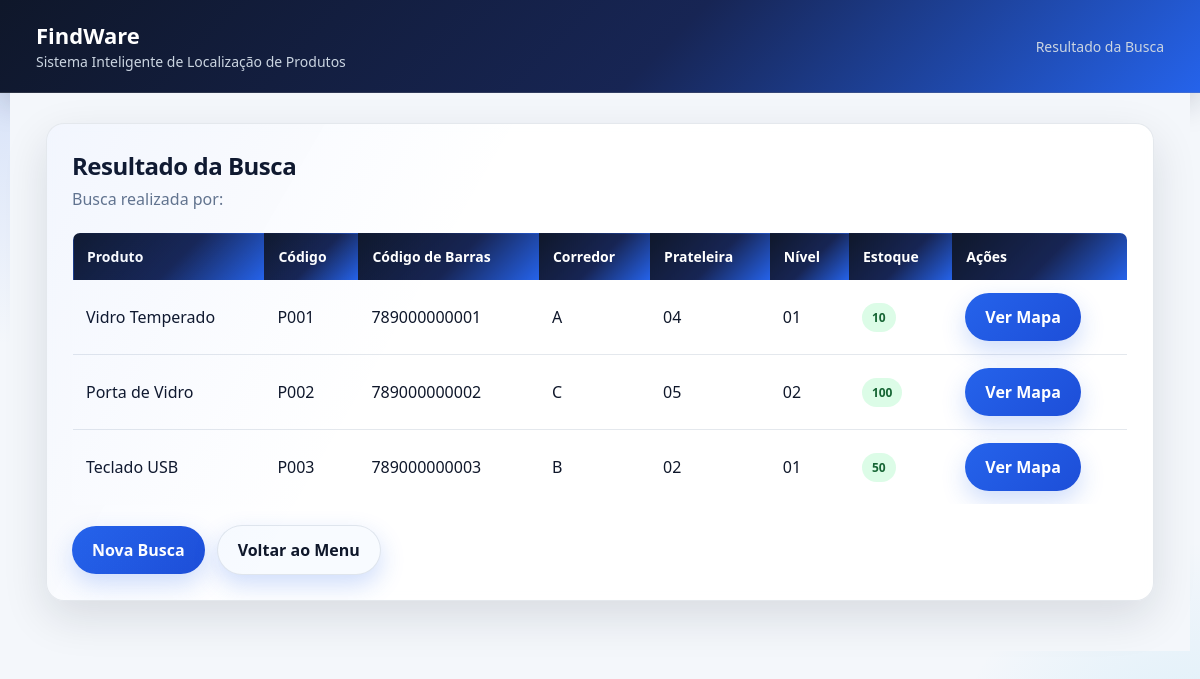
The page /resultado_busca.php on the database its author committed.
### tables this page shows
CREATE TABLE produtos (
    id INT AUTO_INCREMENT PRIMARY KEY,
    nome VARCHAR(150) NOT NULL,
    codigo VARCHAR(50) NOT NULL UNIQUE,
    codigo_barras VARCHAR(100) UNIQUE,
    corredor VARCHAR(10) NOT NULL,
    prateleira VARCHAR(10) NOT NULL,
    nivel VARCHAR(10) NOT NULL,
    estoque INT NOT NULL DEFAULT 0,
    criado_em TIMESTAMP DEFAULT CURRENT_TIMESTAMP
);

### conectar.php (called while the page is built, shortened)
<?php
function esc($conn, $valor) {
    return mysqli_real_escape_string($conn, trim($valor));
}
function h($valor) {
    return htmlspecialchars($valor, ENT_QUOTES, 'UTF-8');
}
?>

### resultado_busca.php (the view, shortened to what this page needs)
<?php
include "conectar.php";
$busca = esc($conn, $_GET['busca'] ?? '');
$sql = "SELECT * FROM produtos
WHERE nome LIKE '%$busca%'
OR codigo LIKE '%$busca%'
OR codigo_barras LIKE '%$busca%'";
$resultado = mysqli_query($conn, $sql);
?>
<!DOCTYPE html>
<html lang="pt-BR">
<head>
<link rel="stylesheet" href="assets/style.css">
</head>
<body>
<div class="topo">
    <div>
        <h1>FindWare</h1>
        <span>Sistema Inteligente de Localização de Produtos</span>
    </div>
    <span>Resultado da Busca</span>
</div>
<div class="container">
    <div class="card">
        <div class="titulo">
            <h2>Resultado da Busca</h2>
            <p>Busca realizada por: <strong><?php echo h($busca); ?></strong></p>
        </div>
        <div class="tabela-container">
            <table>
                <tr>
                    <th>Produto</th>
                    <th>Código</th>
                    <th>Código de Barras</th>
                    <th>Corredor</th>
                    <th>Prateleira</th>
                    <th>Nível</th>
                    <th>Estoque</th>
                    <th>Ações</th>
                </tr>
                <?php if(mysqli_num_rows($resultado) > 0): ?>
                    <?php while($produto = mysqli_fetch_assoc($resultado)): ?>
                    <tr>
                        <td><?php echo h($produto['nome']); ?></td>
                        <td><?php echo h($produto['codigo']); ?></td>
                        <td><?php echo h($produto['codigo_barras']); ?></td>
                        <td><?php echo h($produto['corredor']); ?></td>
                        <td><?php echo h($produto['prateleira']); ?></td>
                        <td><?php echo h($produto['nivel']); ?></td>
                        <td>
                            <span class="badge-estoque <?php echo $produto['estoque'] <= 5 ? 'estoque-baixo' : 'estoque-ok'; ?>">
                                <?php echo h($produto['estoque']); ?>
                            </span>
                        </td>
                        <td>
                            <a href="mapa.php?busca=<?php echo urlencode($produto['codigo']); ?>" class="btn">
                                Ver Mapa
                            </a>
                        </td>
                    </tr>
                    <?php endwhile; ?>
                <?php endif; ?>
            </table>
        </div>
        <div class="acoes">
            <a href="buscar_produto.php" class="btn">Nova Busca</a>
            <a href="menu.php" class="btn btn-secundario">Voltar ao Menu</a>
        </div>
    </div>
</div>
</body>
</html>

### assets/style.css (style rules this page uses)
* { margin: 0; padding: 0; box-sizing: border-box; font-family: 'Segoe UI', Roboto, Arial, sans-serif; }
:root { --bg: #f4f7fb; --topo: linear-gradient(135deg, #0f172a 0%, #172554 55%, #2563eb 100%); --card: rgba(255, 255, 255, 0.92); --card-secundario: #f8fbff; --texto: #0f172a; --texto-suave: #64748b; --texto-claro: #cbd5e1; --borda: rgba(148, 163, 184, 0.25); --input-bg: #ffffff; --input-borda: #cbd5e1; --botao: linear-gradient(135deg, #2563eb 0%, #1d4ed8 100%); --botao-hover: linear-gradient(135deg, #1d4ed8 0%, #1e40af 100%); --verde: #15803d; --vermelho: #b91c1c; --laranja: #d97706; --shadow: 0 16px 45px rgba(15, 23, 42, 0.12); }
body { background: radial-gradient(circle at top left, rgba(37, 99, 235, 0.18), transparent 24%), radial-gradient(circle at bottom right, rgba(14, 165, 233, 0.12), transparent 18%), var(--bg); color: var(--texto); min-height: 100vh; }
.container { max-width: 1180px; margin: 0 auto; }
.topo { min-height: 78px; background: var(--topo); color: white; display: flex; align-items: center; justify-content: space-between; padding: 20px 36px; border-bottom: 1px solid rgba(255,255,255,0.12); box-shadow: 0 10px 30px rgba(15, 23, 42, 0.18); }
.topo h1 { font-size: 22px; color: white; }
.topo span, .topo p { color: var(--texto-claro); font-size: 14px; }
.container { padding: 30px 36px; background: var(--bg); }
.titulo { margin-bottom: 22px; }
.titulo h2 { color: var(--texto); font-size: 24px; letter-spacing: -0.02em; }
.titulo p { color: var(--texto-suave); margin-top: 6px; }
.card, .area-menu, .card-indicador, .busca-sinal, .mapa-area, .info-produto, .qr-box, .scanner-box, .dicas, .resumo, .audio-box, .localizacao-destaque, .form-atualizar, .resultado-card { background: var(--card); border: 1px solid var(--borda); color: var(--texto); }
.card { border-radius: 18px; padding: 25px; margin-bottom: 20px; box-shadow: var(--shadow); backdrop-filter: blur(10px); position: relative; overflow: hidden; }
.card::before { content: ""; position: absolute; inset: 0; background: linear-gradient(120deg, rgba(37, 99, 235, 0.06), transparent 35%); pointer-events: none; }
button, .btn { background: var(--botao); color: white; border: none; padding: 13px 20px; border-radius: 999px; cursor: pointer; font-weight: 700; text-decoration: none; display: inline-block; box-shadow: 0 10px 24px rgba(37, 99, 235, 0.22); transition: transform 0.18s ease, box-shadow 0.18s ease; }
.btn-secundario, .voltar { background: var(--card-secundario); color: var(--texto); border: 1px solid var(--borda); }
.acoes { display: flex; gap: 12px; align-items: center; margin-top: 20px; }
.tabela-container { width: 100%; overflow-x: auto; }
table { width: 100%; border-collapse: collapse; background: var(--card); border: 1px solid var(--borda); border-radius: 8px; overflow: hidden; }
th { background: var(--topo); color: white; padding: 14px; text-align: left; font-size: 14px; }
td { padding: 13px; border-bottom: 1px solid var(--borda); color: var(--texto); }
.badge, .badge-estoque { display: inline-block; padding: 6px 10px; border-radius: 999px; font-size: 12px; font-weight: bold; }
.badge.entrada, .estoque-ok { background: #dcfce7; color: #166534; }

### resultado_busca.php (style rules this page uses)
.tabela-container { width: 100%; overflow-x: auto; }
.badge-estoque { display: inline-block; padding: 6px 10px; border-radius: 999px; font-size: 12px; font-weight: bold; }
.estoque-ok { background: #dcfce7; color: #166534; }

### rows shown on the page
produtos: nome "Vidro Temperado", codigo "P001", codigo_barras "789000000001", corredor "A", prateleira "04", nivel "01", estoque "10"
produtos: nome "Porta de Vidro", codigo "P002", codigo_barras "789000000002", corredor "C", prateleira "05", nivel "02", estoque "100"
produtos: nome "Teclado USB", codigo "P003", codigo_barras "789000000003", corredor "B", prateleira "02", nivel "01", estoque "50"
